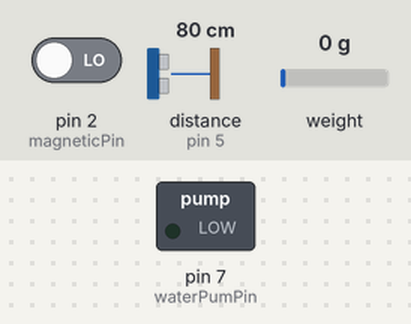
A sketch run on a simulated Arduino Uno, built with avr-gcc and run on an emulated ATmega328P. On the bench: switched loads named in the sketch (green lamp = pin HIGH). The test bench sets the inputs (shaded band); at power-on: pin 2 (magneticPin) LOW, weight on the scale 0 g, distance to the obstacle (sensor on pin 5) 80 cm. The echo pulse lasts 58.3 µs per cm; pins used as bus, display or sensor lines are not drawn; what the sketch prints to the serial monitor is not drawn.

Above: at 20.7 s.
20.8 s: pin 2 (magneticPin) driven HIGH
23.8 s: weight on the scale set to 100 g
26.8 s: distance to the obstacle (sensor on pin 5) set to 13 cm
29.8 s: distance to the obstacle (sensor on pin 5) set to 10 cm
At 33.3 s:
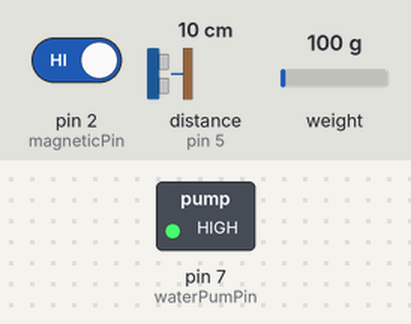
Timing chart, 0 to 33.8 s (numbered marks = the images above; inputs shaded):
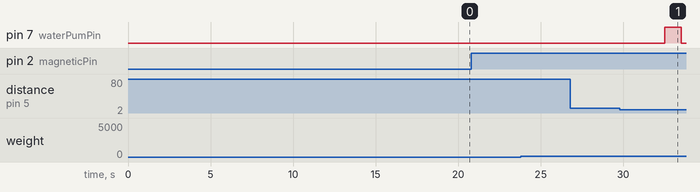

Measured:
- the behaviour switches between 12 and 11 cm on distance to the obstacle (sensor on pin 5) (found by bisection; images 0 and 1)
- after the input at 20.8 s, every drawn part: stays the same
- after the input at 23.8 s, every drawn part: stays the same
- after the input at 26.8 s, every drawn part: stays the same
- after the input at 29.8 s, pin 7 (waterPumPin): LOW → HIGH after 2.7 s, → LOW 1.0 s later

The sketch:

main.ino
```cpp
#include <HX711.h>

const int magneticPin = 2;

const int trigPin = 4;
const int echoPin = 5;

const int waterPumPin = 7;

const int DOUT = A1;
const int CLK = A0;
const int Peso_conocido = 401; //401 gramos

HX711 balanza;

void setup() {
  // Configurar data rate en baud (bits por segundo)
  Serial.begin(115200);
  // Configurar switch magnético
  pinMode(magneticPin, INPUT);
  // Configurar sensor de distancia
  pinMode(trigPin, OUTPUT);
  pinMode(echoPin, INPUT);
  // Configurar switch de bomba de agua
  pinMode(waterPumPin, OUTPUT);
  // Configurar sensor de peso
  balanza.begin(DOUT, CLK);
  Calibrar();
}

void loop() {
  //------------------------------------------------------
  // Obtener distancia de niquel de liquido
  //------------------------------------------------------
  // Limpiar trigPin
  digitalWrite(trigPin, LOW);
  delayMicroseconds(2);
  // Enviar HIGH a trigPin durante 10 microsegundos
  digitalWrite(trigPin, HIGH);
  delayMicroseconds(10);
  digitalWrite(trigPin, LOW);
  // Leer echoPin, devuelve el tiempo que tomo la onda de sonida regresar en microsegundos
  int duration = pulseIn(echoPin, HIGH);
  // Calcular la distancia
  int waterDistance = duration * 0.034 / 2;
  // Imprimir valor en consola
  // Serial.println(waterDistance);

  //------------------------------------------------------
  // Obtener peso de balanza
  //------------------------------------------------------
  float peso = balanza.get_units(10);

  if (peso < 0) {
    peso = peso * -1;
  }

  //------------------------------------------------------
  // Acciones
  //------------------------------------------------------
  // 1. Si el switch está HIGH, la puerta está cerrada
  if (digitalRead(magneticPin) == HIGH) {
    // Imprimir valor en consola
    bool rociar = true;
    // 2. Si hay peso, hay paquete
    if (peso > 20) {
      String chain = "";
      // 3. Rociar
      if (waterDistance < 4) {
        chain = "#1#" + String(peso, 1) + String("#alto#");
      } else if (waterDistance >= 4 && waterDistance < 7) {
        chain = "#1#" + String(peso, 1) + String("#medio#");
      } else if (waterDistance >= 7 && waterDistance < 11) {
        chain = "#1#" + String(peso, 1) + String("#bajo#");
      } else {
        chain = "#1#" + String(peso, 1) + String("#no_hay#");
        rociar = false;
      }

      int str_len = chain.length() + 1;
      char CharString[str_len];
      chain.toCharArray(CharString, str_len);
      Serial.write(CharString);
      if (rociar) {
        digitalWrite(waterPumPin, HIGH);
        // Esperar y rociar por 1 segundo, luego apagar la bomba
        delay(1000);
        digitalWrite(waterPumPin, LOW);
      }
    } else {
      Serial.write("#0#");
    }
  }

  delay(2000);
}

void Calibrar(void)
{
  float escala;
  float medicion = 0;
  balanza.set_scale(); // La escala por defecto es 1
  balanza.tare(20);  //20 mediciones

  Serial.println("5 segundos para colocar peso");
  delay(5000);

  for (int i = 0; i < 3; i++) {
    Serial.println("Midiendo");
    medicion = medicion + balanza.get_value(20); // 20 mediciones
    delay(1000);
  }

  Serial.println("Retirar peso");

  for (int i = 0; i < 3; i++) {
    delay(1000);
  }

  Serial.println("Ya deberia estar retirado");

  escala = (medicion / 3) / Peso_conocido;
  balanza.set_scale(escala);
  delay(500);
}
```
